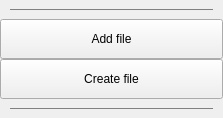
<?xml version="1.0" encoding="UTF-8"?>
<ui version="4.0">
 <class>rgAddCreateMenuItem</class>
 <widget class="QWidget" name="rgAddCreateMenuItem">
  <property name="geometry">
   <rect>
    <x>0</x>
    <y>0</y>
    <width>223</width>
    <height>118</height>
   </rect>
  </property>
  <property name="windowTitle">
   <string>Form</string>
  </property>
  <property name="styleSheet">
   <string notr="true"/>
  </property>
  <layout class="QVBoxLayout" name="verticalLayout">
   <property name="spacing">
    <number>0</number>
   </property>
   <property name="leftMargin">
    <number>0</number>
   </property>
   <property name="topMargin">
    <number>0</number>
   </property>
   <property name="rightMargin">
    <number>0</number>
   </property>
   <property name="bottomMargin">
    <number>0</number>
   </property>
   <item>
    <layout class="QHBoxLayout" name="horizontalLayout">
     <property name="spacing">
      <number>0</number>
     </property>
     <property name="leftMargin">
      <number>10</number>
     </property>
     <property name="topMargin">
      <number>8</number>
     </property>
     <property name="rightMargin">
      <number>10</number>
     </property>
     <property name="bottomMargin">
      <number>8</number>
     </property>
     <item>
      <widget class="Line" name="line_2">
       <property name="styleSheet">
        <string notr="true">color: gray;</string>
       </property>
       <property name="frameShadow">
        <enum>QFrame::Plain</enum>
       </property>
       <property name="lineWidth">
        <number>1</number>
       </property>
       <property name="midLineWidth">
        <number>0</number>
       </property>
       <property name="orientation">
        <enum>Qt::Horizontal</enum>
       </property>
      </widget>
     </item>
    </layout>
   </item>
   <item>
    <widget class="QPushButton" name="addButton">
     <property name="sizePolicy">
      <sizepolicy hsizetype="Expanding" vsizetype="Fixed">
       <horstretch>0</horstretch>
       <verstretch>0</verstretch>
      </sizepolicy>
     </property>
     <property name="minimumSize">
      <size>
       <width>0</width>
       <height>40</height>
      </size>
     </property>
     <property name="maximumSize">
      <size>
       <width>16777215</width>
       <height>40</height>
      </size>
     </property>
     <property name="focusPolicy">
      <enum>Qt::NoFocus</enum>
     </property>
     <property name="text">
      <string>Add file</string>
     </property>
     <property name="icon">
      <iconset resource="../res/RadeonGPUAnalyzerGUI.qrc">
       <normaloff>:/icons/addFileIcon.svg</normaloff>:/icons/addFileIcon.svg</iconset>
     </property>
    </widget>
   </item>
   <item>
    <widget class="QPushButton" name="createButton">
     <property name="sizePolicy">
      <sizepolicy hsizetype="Expanding" vsizetype="Fixed">
       <horstretch>0</horstretch>
       <verstretch>0</verstretch>
      </sizepolicy>
     </property>
     <property name="minimumSize">
      <size>
       <width>0</width>
       <height>40</height>
      </size>
     </property>
     <property name="maximumSize">
      <size>
       <width>16777215</width>
       <height>40</height>
      </size>
     </property>
     <property name="focusPolicy">
      <enum>Qt::NoFocus</enum>
     </property>
     <property name="text">
      <string>Create file</string>
     </property>
     <property name="icon">
      <iconset resource="../res/RadeonGPUAnalyzerGUI.qrc">
       <normaloff>:/icons/newFileIcon.svg</normaloff>:/icons/newFileIcon.svg</iconset>
     </property>
    </widget>
   </item>
   <item>
    <layout class="QHBoxLayout" name="horizontalLayout_2">
     <property name="leftMargin">
      <number>10</number>
     </property>
     <property name="topMargin">
      <number>8</number>
     </property>
     <property name="rightMargin">
      <number>10</number>
     </property>
     <property name="bottomMargin">
      <number>8</number>
     </property>
     <item>
      <widget class="Line" name="line">
       <property name="styleSheet">
        <string notr="true">color: gray;</string>
       </property>
       <property name="frameShadow">
        <enum>QFrame::Plain</enum>
       </property>
       <property name="lineWidth">
        <number>1</number>
       </property>
       <property name="midLineWidth">
        <number>0</number>
       </property>
       <property name="orientation">
        <enum>Qt::Horizontal</enum>
       </property>
      </widget>
     </item>
    </layout>
   </item>
  </layout>
 </widget>
 <resources>
  <include location="../res/RadeonGPUAnalyzerGUI.qrc"/>
 </resources>
 <connections/>
</ui>
